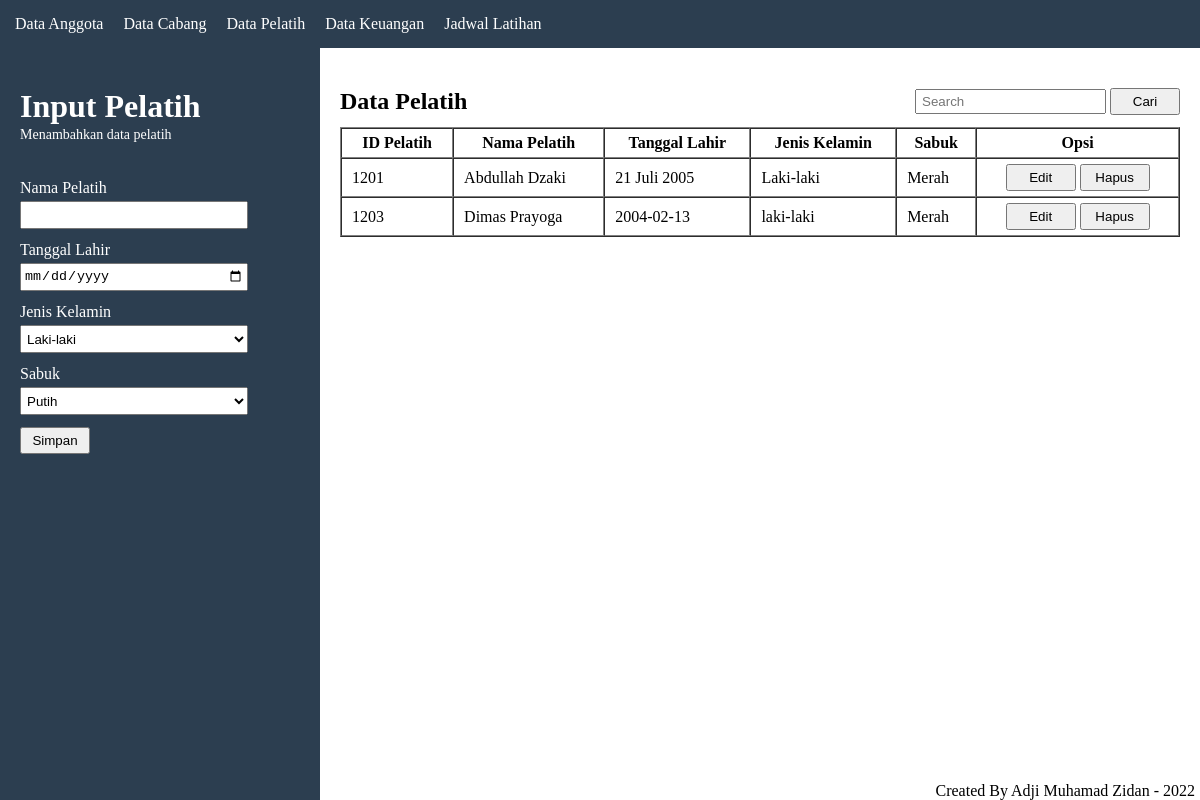
Page /pelatih.php on the committed database.
### tables this page shows
CREATE TABLE `dt_pelatih` (
  `ID_pelatih` int(10) NOT NULL,
  `Nama_pelatih` varchar(100) NOT NULL,
  `Tanggal_lahir` varchar(20) NOT NULL,
  `Jenis_kelamin` varchar(15) NOT NULL,
  `Sabuk` varchar(10) NOT NULL
);

### pelatih.php (the view, shortened to what this page needs)
<?php
	require 'config/koneksi_db.php';
	$show = "SELECT * FROM dt_pelatih";
	$showData = mysqli_query($koneksi, $show);
?>
<!DOCTYPE html>
<html lang="en">
<head>
</head>
<body>
	<nav>
		<?php require 'modularitas/menu.php' ?>
	</nav>
	<main>
		<div class="container">
			<div class="form">
				<div class="title-pelatih">
					<h1>Input Pelatih</h1>
					<p>Menambahkan data pelatih</p>
				</div>
				<form action="pelatih.php" method="post">
					<label for="nama">Nama Pelatih</label><br>
					<input type="text" id="nama" name="nama_pelatih" required><br>
					<label for="tgl_lahir">Tanggal Lahir</label><br>
					<input type="date" id="tgl_lahir" name="tgl_lahir"><br>
					<label for="gender">Jenis Kelamin</label><br>
					<select id="gender" name="jenis_kelamin">
						<option value="Laki-laki">Laki-laki</option>
					</select><br>
					<label for="sabuk">Sabuk</label><br>
					<select id="sabuk" name="sabuk">
						<option value="Putih">Putih</option>
					</select><br>
					<button type="submit" name="simpan">Simpan</button>
				</form>
			</div>
			<div class="tabel-data">
				<div class="header">
					<h2>Data Pelatih</h2>
					<div class="search">
						<form action="" method="post">
							<input type="search" placeholder="Search" name="keyword_cari" id="keyword_cari">
							<button type="submit" name="btn_cari" id="btn_cari">Cari</button>
						</form>
					</div>
				</div>
				<div id="tabel_data">
					<table border="1" cellspacing="0">
						<tr>
							<th>ID Pelatih</th>
							<th>Nama Pelatih</th>
							<th>Tanggal Lahir</th>
							<th>Jenis Kelamin</th>
							<th>Sabuk</th>
							<th>Opsi</th>
						</tr>
						<?php while($data = mysqli_fetch_assoc($showData)) : ?>
							<tr>
								<td><?= $data['ID_pelatih'];?></td>
								<td><?= $data['Nama_pelatih'];?></td>
								<td><?= $data['Tanggal_lahir'];?></td>
								<td><?= $data['Jenis_kelamin'];?></td>
								<td><?= $data['Sabuk'];?></td>
								<td>
									<center>
										<a href="edit_dt_pelatih.php?update=<?= $data['ID_pelatih'];?>"><button type="button">Edit</button></a>
										<a href="?delete=<?= $data['ID_pelatih'];?>"><button type="button" onclick=" return confirm('Yakin ingin menghapus?')">Hapus</button></a>
									</center>
								</td>
							</tr>
						<?php endwhile; ?>
					</table>
				</div>
				<footer>
					<?php require 'modularitas/footer.php' ?>
				</footer>
			</div>
		</div>
	</main>
</body>
</html>

### pelatih.php (style rules this page uses)
main .container { display: flex; justify-content: center; position: fixed; width: 100%; height: 100%; }
main .container button { cursor: pointer; padding: 4px 2px; box-sizing: border-box; width: 70px; }
.form { background-color: #2c3e50; width: 25%; color: white; padding: 40px 20px; }
.form .title-pelatih { margin-bottom: 36px; }
.form .title-pelatih p { margin-top: 2px; font-size: 14px; }
.form form input, select { margin-top: 4px; margin-bottom: 12px; width: 220px; height: 20px; padding: 2px; }
.form form select { height: 28px; width: 228px; cursor: pointer; }
.tabel-data { width: 75%; padding: 40px 20px; }
.tabel-data table { margin-top: 12px; width: 100%; }
.tabel-data table tr th, td { padding: 5px 10px; }
.tabel-data .header { display: flex; justify-content: space-between; }
.header .search input { height: 25px; padding: 0 5px; }

### modularitas/menu.php (style rules this page uses)
* { margin: 0; padding: 0; }
nav { background-color: #2c3e50; padding: 15px; }

### modularitas/footer.php (style rules this page uses)
* { margin: 0; padding: 0; }
footer { position: fixed; bottom: 0; right: 0; width: auto; }

### rows in the picture
dt_pelatih: ID_pelatih "1201", Nama_pelatih "Abdullah Dzaki", Tanggal_lahir "21 Juli 2005", Jenis_kelamin "Laki-laki", Sabuk "Merah"
dt_pelatih: ID_pelatih "1203", Nama_pelatih "Dimas Prayoga", Tanggal_lahir "2004-02-13", Jenis_kelamin "laki-laki", Sabuk "Merah"
